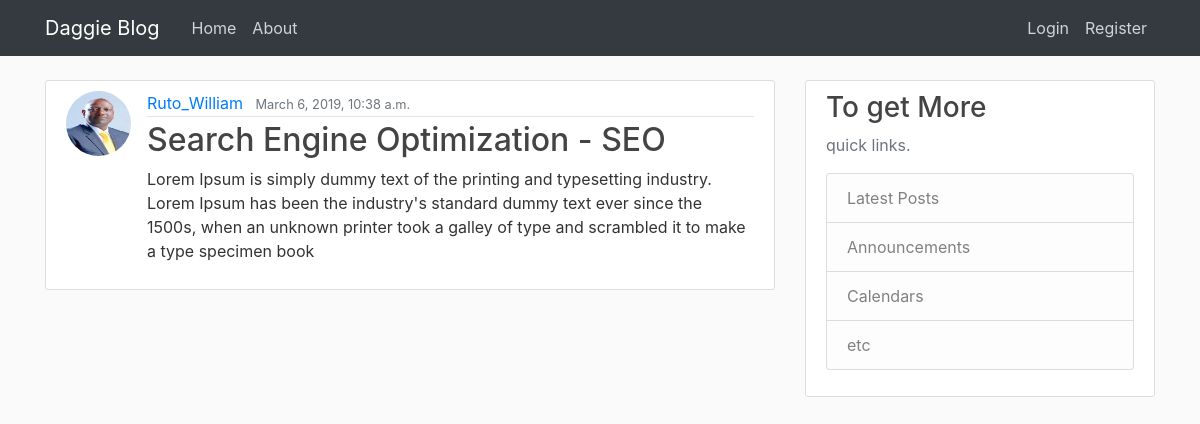
Screenshot of /post/7/ with the database file from the repository.
### blog/models.py (models this page shows, shortened)
class Post(models.Model):
    title = models.CharField(max_length=100)
    content = models.TextField()
    date_posted = models.DateTimeField(default=timezone.now)
    author = models.ForeignKey(User, on_delete=models.CASCADE)

### users/models.py (models this page shows, shortened)
class Profile(models.Model):
    user = models.OneToOneField(User, on_delete=models.CASCADE)
    image = models.ImageField(default='default.jpg', upload_to='profile_pics')

### blog/views.py (the view)
# urls.py: path('post/<int:pk>/', PostDetailView.as_view(), name='post-detail'),
class PostDetailView(DetailView):
    model = Post

### blog/templates/blog/post_detail.html (shortened to what this page needs)
{% extends 'blog/base.html'%}
{% block content%}
<article class="media content-section">
  <img class="rounded-circle article-img" src="{{object.author.profile.image.url}}">
  <div class="media-body">
    <div class="article-metadata">
      <a class="mr-2" href="#">{{ object.author }}</a>
      <small class="text-muted">{{object.date_posted }}</small>
    </div>
    <h2 class="article-title">{{ object.title }}</h2>
    <p class="article-content">{{ object.content }}</p>
  </div>
</article>
{%endblock content%}

### blog/templates/blog/base.html (shortened to what this page needs)
{% load static %}
<!DOCTYPE html>
<html lang="en">
<head>
    <link href="{% static 'blog/bootstrap.min.css'%}" rel="stylesheet">
    <link href="{% static 'blog/main.css'%}" rel="stylesheet">
</head>
<body>
<header class="site-header">
  <nav class="navbar navbar-expand-md navbar navbar-dark bg-dark fixed-top">
    <div class="container">
      <a class="navbar-brand mr-4" href="{%url 'blog-home'%}">Daggie Blog</a>
      <div class="collapse navbar-collapse" id="navbarToggle">
        <div class="navbar-nav mr-auto">
          <a class="nav-item nav-link" href="{%url 'blog-home'%}">Home</a>
          <a class="nav-item nav-link" href="{%url 'blog-about'%}">About</a>
        </div>
        <div class="navbar-nav">
          {%if user.is_authenticated%}
          <a class="nav-item nav-link" href="{% url 'post-new'%}">New Post</a>
          <a class="nav-item nav-link" href="{% url 'user-profile'%}">{{user.username}}</a>
          <a class="nav-item nav-link" href="{% url 'user-logout'%}">Logout</a>
          {% else%}
          <a class="nav-item nav-link" href="{% url 'user-login'%}">Login</a>
          <a class="nav-item nav-link" href="{% url 'user-register'%}">Register</a>
          {%endif%}
        </div>
      </div>
    </div>
  </nav>
</header>
<main role="main" class="container">
  <div class="row">
    <div class="col-md-8">
      {% block content %}{% endblock %}
    </div>
    <div class="col-md-4">
      <div class="content-section">
        <h3>To get More</h3>
        <p class='text-muted'>quick links.
          <ul class="list-group">
            <li class="list-group-item list-group-item-light">Latest Posts</li>
            <li class="list-group-item list-group-item-light">Announcements</li>
            <li class="list-group-item list-group-item-light">Calendars</li>
            <li class="list-group-item list-group-item-light">etc</li>
          </ul>
        </p>
      </div>
    </div>
  </div>
</main>
</body>
</html>

### blog/static/blog/main.css (style rules this page uses)
body { background: #fafafa; color: #333333; margin-top: 5rem; }
h1, h2, h3, h4, h5, h6 { color: #444444; }
ul { margin: 0; }
.site-header .navbar-nav .nav-link { color: #cbd5db; }
.content-section { background: #ffffff; padding: 10px 20px; border: 1px solid #dddddd; border-radius: 3px; margin-bottom: 20px; }
.article-title { color: #444444; }
.article-content { white-space: pre-line; }
.article-img { height: 65px; width: 65px; margin-right: 16px; }
.article-metadata { padding-bottom: 1px; margin-bottom: 4px; border-bottom: 1px solid #e3e3e3 }

### rows the page displays
Post: author.profile.image (picture), author "Ruto_William", date_posted "March 6, 2019, 10:38 a.m.", title "Search Engine Optimization - SEO", content "Lorem Ipsum is simply dummy text of the printing and typesetting industry. Lorem Ipsum has been the industry's standard dummy text ever since the 1500s, when an unknown printer took a galley of type and scrambled it to make a type specimen book"
